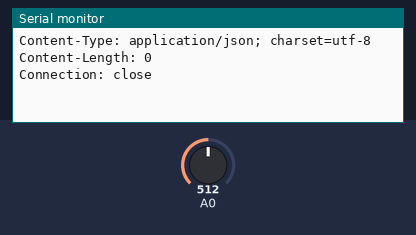
Simulated run of this sketch. Board: ESP8266 (NodeMCU). On the bench: the last lines printed to the serial monitor. The test bench sets the inputs (shaded band); at power-on: A0 = 512. WiFi joins after 1.5 s; servers stay silent unless stated; uploads are accepted with an empty reply.

Above: at 2.8 s.
2.9 s: A0 set to 716
At 3.45 s:
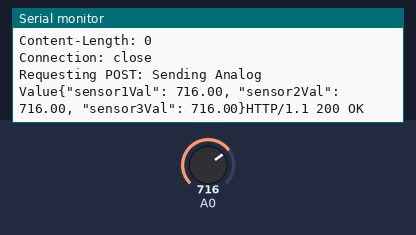
4.4 s: A0 set to 900
At 4.9 s:
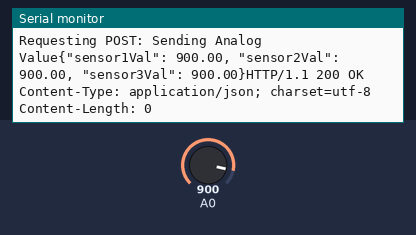
Timing chart, 0 to 7.4 s (numbered marks = the images above; inputs shaded):
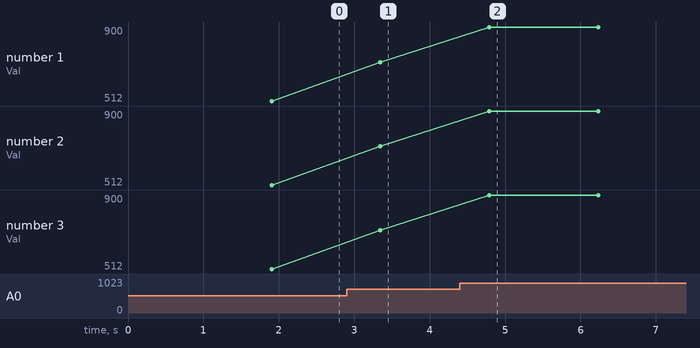

Measured:
- after the input at 2.9 s, the serial monitor: prints a new line after 0.45 s (image 1)
- after the input at 4.4 s, the serial monitor: prints a new line after 0.39 s (image 2)
- plotted number 1: 512 → 716 after the input at 2.9 s, 716 → 900 after the input at 4.4 s
- plotted number 2: 512 → 716 after the input at 2.9 s, 716 → 900 after the input at 4.4 s
- plotted number 3: 512 → 716 after the input at 2.9 s, 716 → 900 after the input at 4.4 s

The sketch:

main.lua.ino
```cpp
#include <ESP8266WiFi.h>

const char* ssid     = "xxxx"; // YOUR_WIFI_NAME
const char* password = "xxxxxx";
String pubString;
const char* host     = "xxx.xxx.xx.xxx"; // Ip of server where data has to be sent
float sensor1Value   = 0;
float sensor2Value   = 0 ;
float sensor3Value   = 0 ;
const int httpPort   = 3000;

//Mux control pins
int s0 = 16;
int s1 = 5;
int s2 = 4;
int s3 = 0;

//Mux in "SIG" pin
int SIG_pin = 0;

void setup() {
    pinMode(s0, OUTPUT);
    pinMode(s1, OUTPUT);
    pinMode(s2, OUTPUT);
    pinMode(s3, OUTPUT);

    digitalWrite(s0, LOW);
    digitalWrite(s1, LOW);
    digitalWrite(s2, LOW);
    digitalWrite(s3, LOW);

    Serial.begin(9600);
    delay(100);

    WiFi.begin(ssid, password);
    while (WiFi.status() != WL_CONNECTED) {
    delay(500);
    Serial.print(".");
    }
    Serial.println("WiFi connected");
    Serial.println("IP address: ");
    Serial.println(WiFi.localIP());

}

void loop(){
  POST();
}

void POST(void){
  WiFiClient client;
    // This is your NodeMCU IP address. Could be handy for other projects
  if (!client.connect(host, httpPort)) {
        Serial.println("connection failed");
        return;
   }
  delay(100);
  sensor1Value = readMux(0);
  sensor2Value = readMux(1);
  sensor3Value = readMux(2);
  pubString = "{\"sensor1Val\": " + String(sensor1Value) + ", \"sensor2Val\": " + String(sensor2Value) + ", \"sensor3Val\": " + String(sensor3Value) + "}";
  String pubStringLength = String(pubString.length(), DEC);
  Serial.print("Requesting POST: ");
  client.println("POST /?sensor1Val="+ String(sensor1Value) + "&sensor2Val=" + String(sensor2Value) + "&sensor3Val=" + String(sensor3Value)  +" HTTP/1.1");
  client.println("Content-Type: application/json");
  client.println("Connection: close");
  client.print("Content-Length: ");
  client.println(pubStringLength);
  client.println();
  Serial.print("Sending Analog Value" + pubString);
  client.print(pubString);
  client.println();
  while (client.available()) {
    String line = client.readStringUntil('\r');
    Serial.print(line);
  }
}

int readMux(int channel){
  int controlPin[] = {s0, s1, s2, s3};

  int muxChannel[16][4]={
    {0,0,0,0}, //channel 0
    {1,0,0,0}, //channel 1
    {0,1,0,0}, //channel 2
    {1,1,0,0}, //channel 3
    {0,0,1,0}, //channel 4
    {1,0,1,0}, //channel 5
    {0,1,1,0}, //channel 6
    {1,1,1,0}, //channel 7
    {0,0,0,1}, //channel 8
    {1,0,0,1}, //channel 9
    {0,1,0,1}, //channel 10
    {1,1,0,1}, //channel 11
    {0,0,1,1}, //channel 12
    {1,0,1,1}, //channel 13
    {0,1,1,1}, //channel 14
    {1,1,1,1}  //channel 15
  };

  //loop through the 4 sig
  for(int i = 0; i < 4; i ++){
    digitalWrite(controlPin[i], muxChannel[channel][i]);
  }
  //read the value at the SIG pin
  int val = analogRead(SIG_pin);
  //return the value
  return val;
}
```
